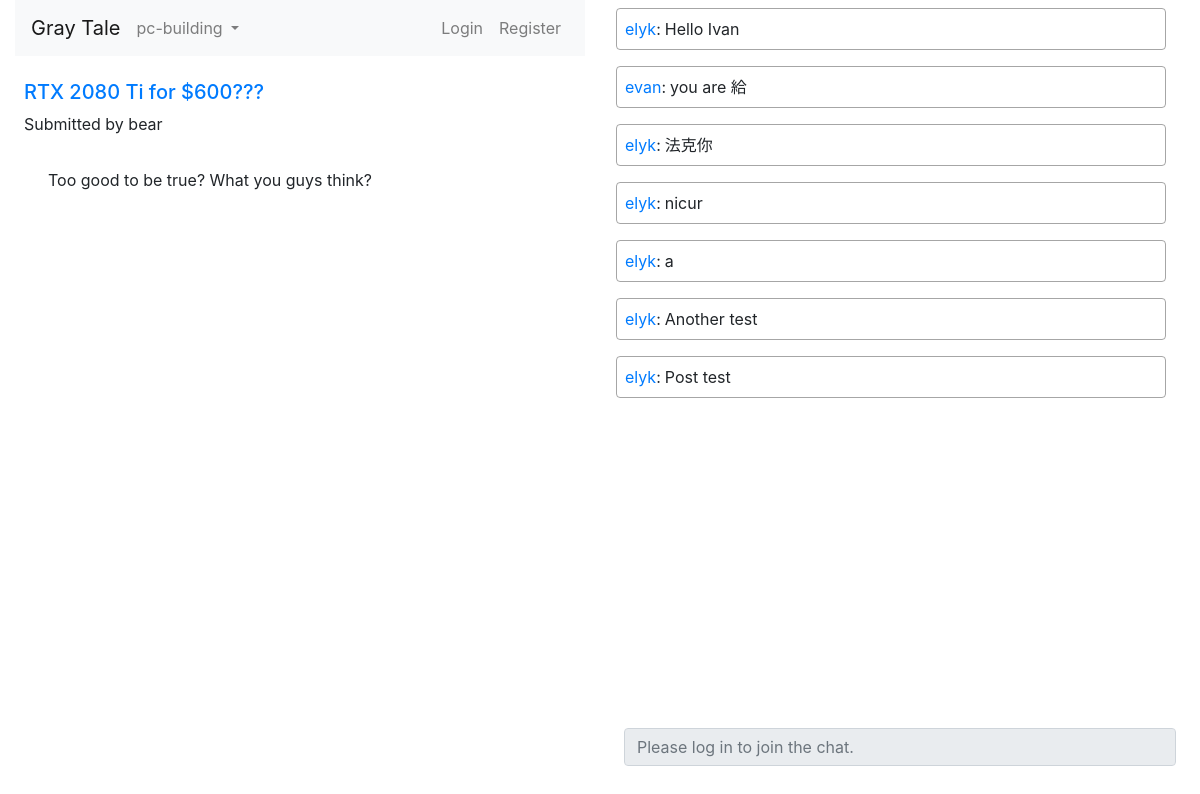
/g/pc-building/6, run on an earlier commit of the app's database.
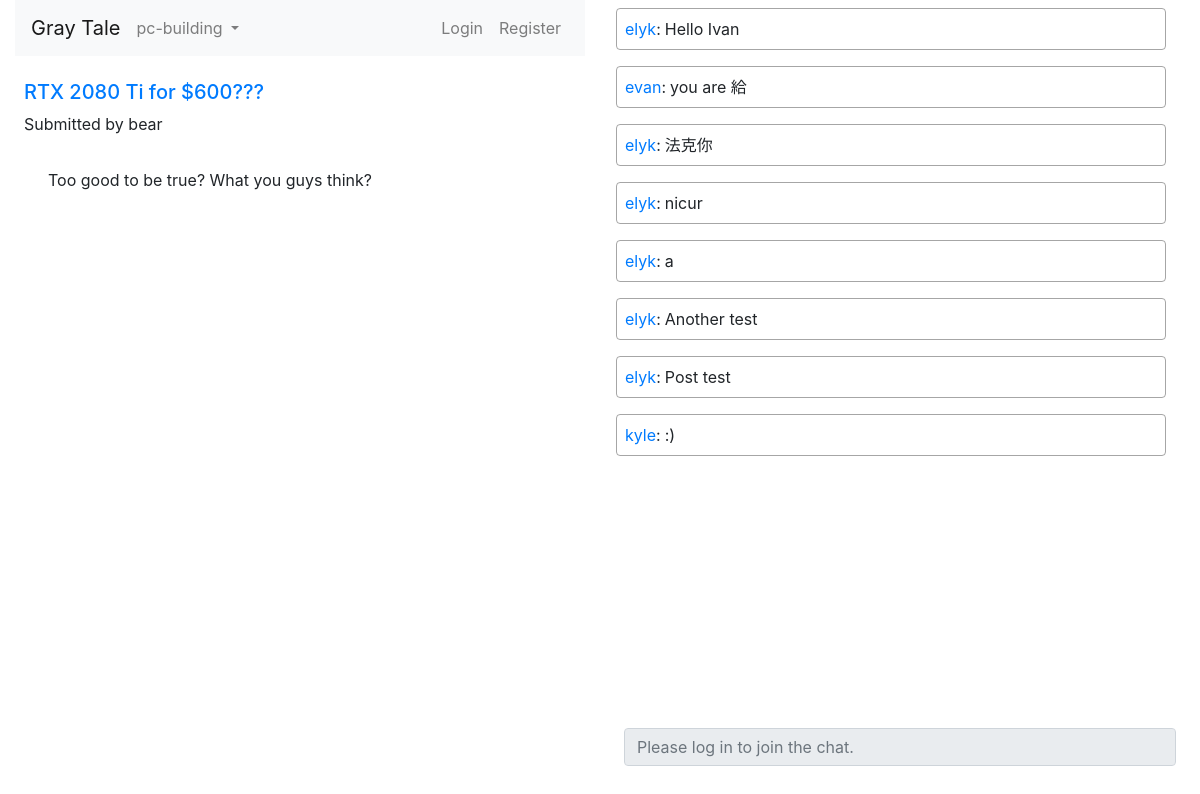
And on a later commit of the database.
### chatbox/models.py (models this page shows, shortened)
class Message(models.Model):
    dt = datetime.now()
    username = models.CharField(max_length=32,default='user')
    message_text = models.CharField(max_length=1000)
    room_name = models.CharField(max_length=200,default='lobby')
    post_id = models.IntegerField(default=0)
    datetime = models.IntegerField(default=time.mktime(dt.timetuple()))

### chatbox/views.py (the view)
# urls.py: url(r'^g/(?P<room_name>[^/]+)/(?P<post_id>[^/]+)$',views.post_view,name='post'),
def post_view(request, room_name='graytale', post_id='0'):
    subscriptions, topic, messages = room_data(request, room_name, 0)
    if len(topic) == 0:
        raise Http404("Page does not exist")
    post = Post.objects.filter(topic=room_name,id=post_id)[0]
    subscribed = False if len(subscriptions) == 0 else len(subscriptions.filter(name=room_name)) > 0
    return render(request,'chat/post.html', {
        'chat_history': messages,
        'room_name': room_name,
        'room_name_json': mark_safe(json.dumps(room_name)),
        'subscribed' : subscribed,
        'subscriptions': subscriptions,
        'subscribable': True,
        'id': post_id,
        'post': post,
    })

### chatbox/views.py (called while the page is built)
def room_data(request, room_name, post_id):
    if request.user.is_authenticated:
        try:
            subscriptions = request.user.profile.subscriptions.all()
        except:
            Profile.objects.create(user=request.user)
            subscriptions = request.user.profile.subscriptions.all()
    else:
        subscriptions = []
    topic = Topic.objects.filter(name=room_name)
    messages = reversed(Message.objects.filter(room_name=room_name, post_id=post_id).order_by('-datetime')[:20])
    return subscriptions, topic, messages

### chatbox/templates/chat/post.html (shortened to what this page needs)
{% extends "chat/base.html" %}
{% load static %}
{% block site_head %}
    <link rel="stylesheet" href="{% static 'css/chatbox.css' %}">
{% endblock site_head %}
{% block content %}
        <div class="row flex-fill">
            <div class="posts col-md-6">
                {% include "chat/navbar.html" %}
                <div id="posts-window" class="row post-wrapper">
                    <div class="col-md-12 px-4 pt-4 post-header">
                        <h5><a href="{{post.url}}">{{post.title}}</a></h5>
                        <p>Submitted by {{post.username}}</p>
                    </div>
                    <div class="col-md-12 posts-text pre-scrollable h-100 px-5 py-3">
                        {{post.text}}
                    </div>
                </div>
            </div>
            <div class="col-md-6" id="chat-log">
                <div id="chat-log-window" class="chat-log-wrapper pre-scrollable">
                    <div class="row" id="chat-log-div">
                    {% for msg in chat_history %}
                        <div class="chat-line col-md-11">
                                <a class="msg-user" href="{% url 'index' %}user/{{msg.username}}">{{msg.username}}</a><span class="msg-sep pr-1">:</span><span class="msg-text">{{msg.message_text | urlize}}</span>
                        </div>
                    {% endfor %}
                    </div>
                </div>
                <div class="chat-input-wrapper">
                    <div class="row">
                        {% if user.is_authenticated %}
                        <input id="chat-message-input" class="form-control col-md-12" type="text" placeholder="Press 'Enter' to send a message"/>
                        {% else %}
                        <input id="chat-message-input" class="form-control col-md-12" type="text" size="2000" placeholder="Please log in to join the chat." disabled/>
                        {% endif %}
                    </div>
                </div>
            </div>
        </div>
{% endblock content %}

What changed in the data, as far as the page shows it:
added Message: username "kyle", message_text ":)"
